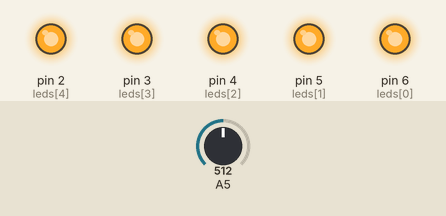
A sketch run on a simulated Arduino Uno, built with avr-gcc and run on an emulated ATmega328P. Parts: output pins drawn as LEDs (lit = HIGH). The test bench sets the inputs (shaded band); at power-on: A5 = 512.

Above: at 1.2 s.
1.3 s: A5 set to 158
2.8 s: A5 set to 137
At 3.9 s:
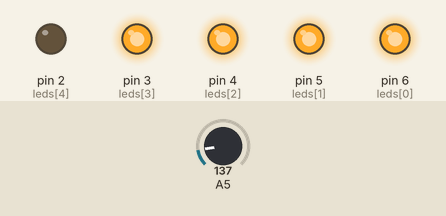
4.3 s: A5 set to 115
5.8 s: A5 set to 94
At 6.6 s:
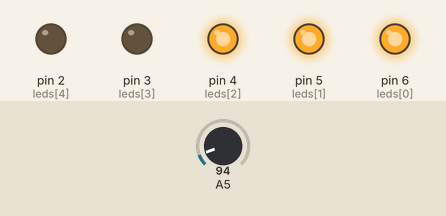
7.3 s: A5 set to 65
8.8 s: A5 set to 58
At 10.1 s:
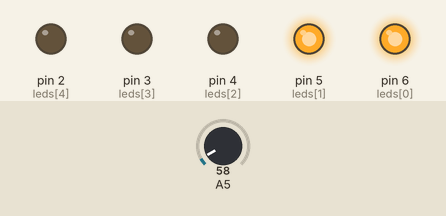
Timing chart, 0 to 11.3 s (numbered marks = the images above; inputs shaded):
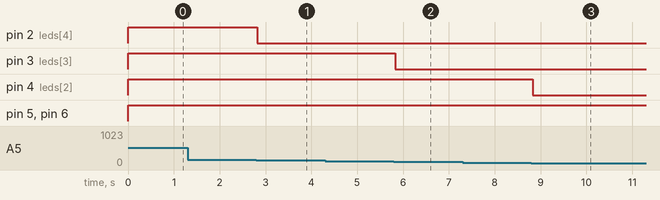

Measured:
- the behaviour switches between 146 and 145 on A5 (found by bisection; images 0 and 1)
- the behaviour switches between 105 and 104 on A5 (found by bisection; images 1 and 2)
- the behaviour switches between 62 and 61 on A5 (found by bisection; images 2 and 3)
- after the input at 1.3 s, every drawn part: stays the same
- after the input at 2.8 s, pin 2 (leds[4]): HIGH → LOW at once
- after the input at 4.3 s, every drawn part: stays the same
- after the input at 5.8 s, pin 3 (leds[3]): HIGH → LOW at once
- after the input at 7.3 s, every drawn part: stays the same
- after the input at 8.8 s, pin 4 (leds[2]): HIGH → LOW at once

The sketch:

e1.ino
```cpp
// (C) Henrik Lagrosen, János Litkei, Shiyao Xin; Group 35 (2024)
// Work package 4
// Exercise 1
// Submission code: 892561

// Enum with interval in milliseconds
enum Interval {
    I64 = (1 << CS11) | (1 << CS10),    // 64ms
    I256 = 1 << CS12,                   // 256ms
    I1024 = (1 << CS12) | (1 << CS10)   // 1024ms
};

#define LED_AMT      5                       // defines the amount of leds
#define LED_TMP_CONV (LED_AMT - 1) / 328.0   // defines conversion number for temperature

byte leds[] = {6, 5, 4, 3, 2};   // defines the led pins

short tmps[] = {-40, -20, 0, 20, 40};   // defines the temperature thresholds

const enum Interval interval = I64;   // defines which interval to use
volatile bool flag = false;           // defines the flag modified in the ISR

// defines setup function which runs once
void setup() {
    TCCR1A = TCCR1B = TCNT1 = 0;   // resets settings for timer1
    OCR1A = 15999;                 // sets the compare value to 1ms
    TCCR1B |= (1 << WGM12);        // sets to CTC mode
    TCCR1B |= interval;            // sets chosen prescaler
    TIMSK1 |= (1 << OCIE1A);       // sets the interrupt on compare match

    for (byte i = 0; i < LED_AMT; i++)   // loops through the leds
        pinMode(leds[i], OUTPUT);        // sets the led pins to output

    Serial.begin(9600);   // starts the serial communication
}

// defines loop function which runs repeatedly
void loop() {
    if (flag) {      // if interrupt ran
        readTmp();   // reads the temperature and sets the leds

        flag = false;   // resets the flag
    }

    delay(10);   // waits 10ms for performance
}

// defines the interrupt service routine for timer1
ISR(TIMER1_COMPA_vect) {
    flag = true;   // sets the flag to true
}

// defines function to read the temperature and set the leds
void readTmp() {
    const short tmp = map(analogRead(A5), 0, 1023, 0, 5000);   // reads the temperature voltage
    const short celcius = (tmp - 500) / 10;                    // converts the voltage to celcius
    byte i;                                                    // defines index variable

    // loops through the temperature thresholds
    for (i = 0; (i < LED_AMT) && (celcius > tmps[i]); i++)
        digitalWrite(leds[i], HIGH);   // turns on led

    for (i++; i < LED_AMT; i++)       // loops through the rest of the leds
        digitalWrite(leds[i], LOW);   // turns off led
}
```

e4.c
```cpp
// (C) Henrik Lagrosen, János Litkei, Shiyao Xin; Group 35 (2024)
// Work package 4
// Exercise 4
// Submission code: 892561

#include <stdio.h>   // include the standard input/output library

void sort(int number, int tab[]) {   // function to sort the array
    int temp;                        // temporary variable to store the value of the current element
    for (int i = 0; i < number; i++) {   // iterate through the array
        for (int j = i; j < number - 1;
             j++) {                      // iterate from the current element to the end of the array
            if (tab[j] > tab[j + 1]) {   // if the current element is greater than the next one
                temp =
                    tab[j];   // assign the value of the current element to the temporary variable
                tab[j] =
                    tab[j + 1];   // assign the value of the next element to the current element
                tab[j + 1] =
                    temp;   // assign the value of the temporary variable to the next element
            }
        }
    }
}

int search(int number, int tab[], int size) {   // function to search for a number in the array
    for (int i = 0; i < size; i++) {            // iterate through the array
        if (tab[i] == number) {                 // if the current element is equal to the number
            return i;                           // return the index of the current element
        }
    }
    return -1;   // if the number is not found, return -1
}

int main(void) {                                         // main function
    int test[] = {1, 2, 34, 5, 67, 3, 23, 12, 13, 10};   // test array

    printf("Unsorted array with indices:\n");
    int i = 0;                         // index variable
    int *p = test;                     // pointer to the first element of the array
    do {                               // iterate through the array...
        printf("%d: %d\n", i++, *p);   // print the current element
    } while ((++p - test) < 10);       // ...while the pointer is not at the end of the array

    printf("Searching for the number 23 in the array...\n");
    int res = search(23, test, 10);   // search for the number 23 in the array
    printf("Number found at: %d\n", res);

    sort(10, test);   // sort the array

    printf("Sorted array with indices:\n");
    i = 0;                             // index variable
    p = test;                          // pointer to the first element of the array
    do {                               // iterate through the array...
        printf("%d: %d\n", i++, *p);   // print the current element
    } while ((++p - test) < 10);       // ...while the pointer is not at the end of the array
}
```
